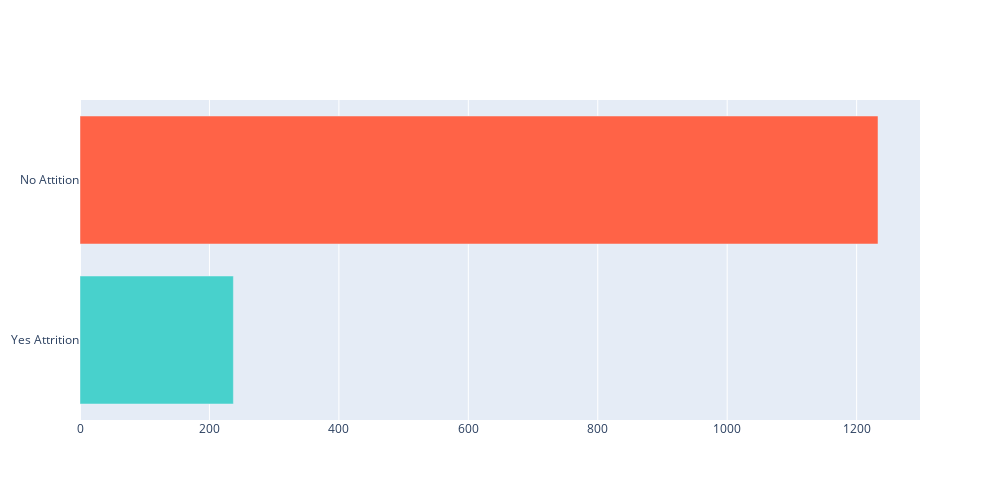

Source (notebook cell):
### Markdown cell above
##Count of Attrition Values(Yes/No)

### Code cell
attrition = updated_df[(updated_df['Attrition'] != 0)]
no_attrition = updated_df[(updated_df['Attrition'] == 0)]

trace = go.Bar(x = (len(attrition), len(no_attrition)), y = ['Yes Attrition', 'No Attition'], 
               orientation = 'h', marker=dict(color=['MediumTurquoise', 'tomato']))
                    
fig =go.Figure(data = [trace])
fig.update_layout(autosize=False,width=1000,height=500)
fig.show()

### Figure 1 — Plotly figure (JSON) as saved in the notebook; plotly's stock layout.template omitted (floating-point values rounded to 4 significant figures)
{"data": [{"marker": {"color": ["MediumTurquoise", "tomato"]}, "orientation": "h", "type": "bar", "x": [237, 1233], "y": ["Yes Attrition", "No Attition"]}], "layout": {"autosize": false, "height": 500, "width": 1000}}
